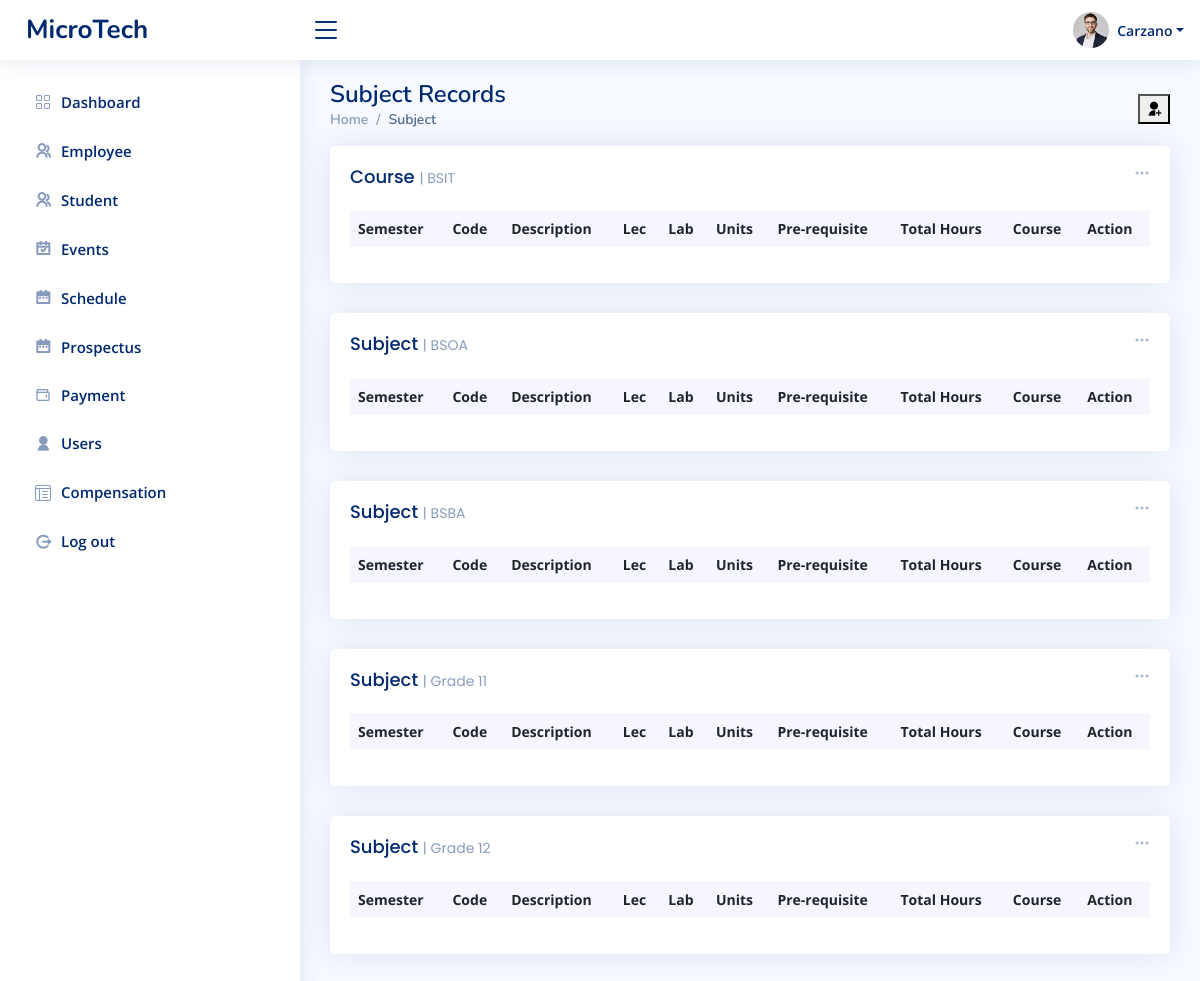
The app's page /admin/Subject.php (signed in), older data.
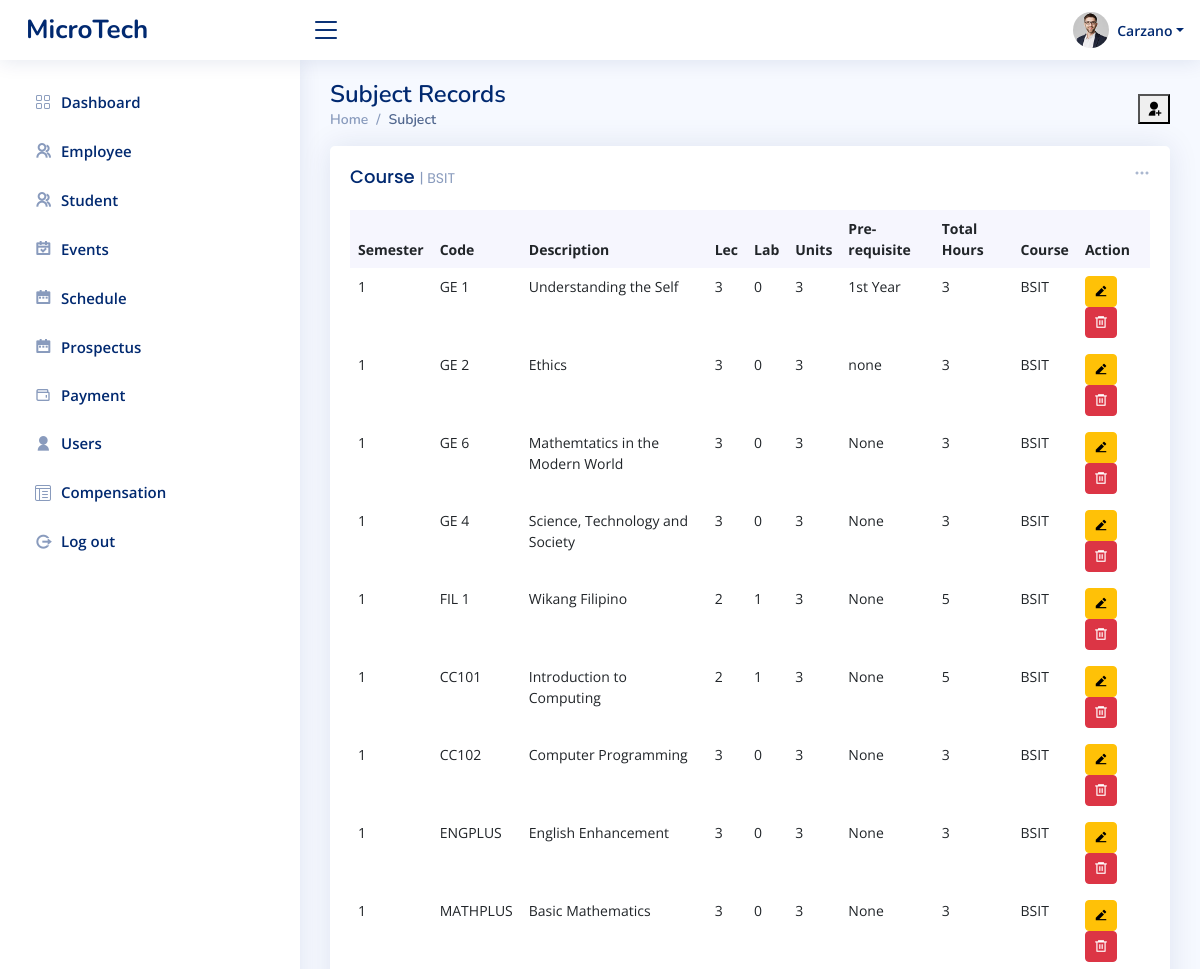
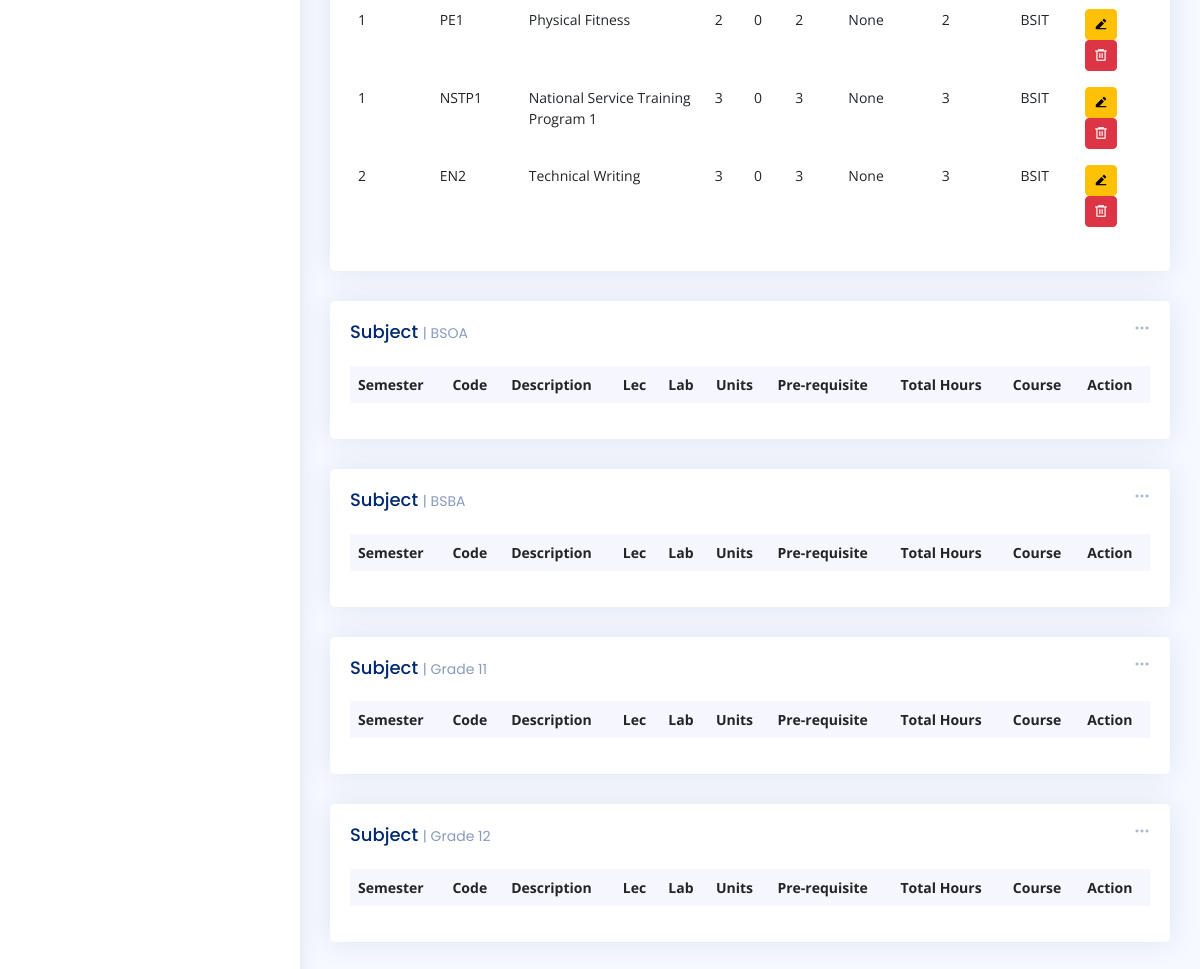
The same page, newer data (2 pictures, top to bottom).
### tables this page shows
CREATE TABLE `tbl_users` (
  `user_id` int(11) NOT NULL,
  `user_fname` varchar(50) NOT NULL,
  `user_lname` varchar(50) NOT NULL,
  `user_email` varchar(80) NOT NULL,
  `user_name` varchar(50) NOT NULL,
  `user_pass` varchar(100) NOT NULL,
  `user_role` varchar(20) NOT NULL
);

CREATE TABLE `tbl_subjects` (
  `id` int(11) NOT NULL,
  `year` int(11) NOT NULL,
  `semester` int(11) NOT NULL,
  `code` varchar(50) NOT NULL,
  `description` varchar(50) NOT NULL,
  `lec` int(11) NOT NULL,
  `lab` int(11) NOT NULL,
  `unit` int(11) NOT NULL,
  `pre_req` varchar(50) NOT NULL,
  `total` int(11) NOT NULL,
  `course` varchar(50) NOT NULL
);

### admin/Subject.php (the view, shortened to what this page needs)
<?php include_once "../templates/header.php"; ?>
<main id="main" class="main">
  <div class="pagetitle">
    <h1>Subject Records</h1>
    <button type="button" class="ri-user-add-fill tablebutton" data-bs-toggle="modal" data-bs-target="#verticalycentered"></button>
    <nav>
      <ol class="breadcrumb">
        <li class="breadcrumb-item"><a href="index.php">Home</a></li>
        <li class="breadcrumb-item active">Subject</li>
      </ol>
    </nav>
  </div>
  <section class="section dashboard">
    <div class="col-lg-12">
      <div class="row">
        <div class="col-12">
          <div class="card recent-sales overflow-auto">
            <div class="filter">
              <a class="icon" href="#" data-bs-toggle="dropdown"><i class="bi bi-three-dots"></i></a>
            </div>
            <div class="card-body">
              <h5 class="card-title">Course <span>| BSIT </span></h5>
              <table class="table table-borderless datatable">
                <thead>
                  <tr>
                    <th scope="col">Semester</th>
                    <th scope="col">Code</th>
                    <th scope="col">Description</th>
                    <th scope="col">Lec</th>
                    <th scope="col">Lab</th>
                    <th scope="col">Units</th>
                    <th scope="col">Pre-requisite</th>
                    <th scope="col">Total Hours</th>
                    <th scope="col">Course</th>
                    <th scope="col">Action</th>
                  </tr>
                </thead>
                <tbody>
                  <?php
                  $database = new Connection();
                  $db = $database->open();
                  try {
                    $sql = "SELECT * FROM tbl_subjects WHERE course = 'BSIT'";
                    foreach ($db->query($sql) as $subject) {
                  ?>
                      <tr>
                        <td><?php echo htmlspecialchars($subject['semester']); ?></td>
                        <td><?php echo htmlspecialchars($subject['code']); ?></td>
                        <td><?php echo htmlspecialchars($subject['description']); ?></td>
                        <td><?php echo htmlspecialchars($subject['lec']); ?></td>
                        <td><?php echo htmlspecialchars($subject['lab']); ?></td>
                        <td><?php echo htmlspecialchars($subject['unit']); ?></td>
                        <td><?php echo htmlspecialchars($subject['pre_req']); ?></td>
                        <td><?php echo htmlspecialchars($subject['total']); ?></td>
                        <td><?php echo htmlspecialchars($subject['course']); ?></td>
                        <td>
                          <button type="button" class="btn btn-sm btn-warning ri-edit-2-fill" data-bs-toggle="modal" data-bs-target="#editStudent<?php echo $subject['id']; ?>"></button>
                          <form method="POST" action="../admin/upload/delete_subject.php" onsubmit="return confirm('Are you sure you want to delete this subject?');" style="display:inline;">
                            <button type="submit" class="btn btn-sm btn-danger ri-delete-bin-6-line"></button>
                          </form>
                        </td>
                        <?php include('modals/form-edit-Student.php'); ?>
                      </tr>
                  <?php
                    }
                  } catch (PDOException $e) {
                    echo "There is some problem in connection: " . $e->getMessage();
                  }
                  ?>
                </tbody>
              </table>
            </div>
          </div>
        </div>
      </div>
    </div>
    <div class="col-lg-12">
      <div class="row">
        <div class="col-12">
          <div class="card recent-sales overflow-auto">
            <div class="filter">
              <a class="icon" href="#" data-bs-toggle="dropdown"><i class="bi bi-three-dots"></i></a>
            </div>
            <div class="card-body">
              <h5 class="card-title">Subject <span>| BSOA </span></h5>
              <table class="table table-borderless datatable">
                <thead>
                  <tr>
                    <th scope="col">Semester</th>
                    <th scope="col">Code</th>
                    <th scope="col">Description</th>
                    <th scope="col">Lec</th>
                    <th scope="col">Lab</th>
                    <th scope="col">Units</th>
                    <th scope="col">Pre-requisite</th>
                    <th scope="col">Total Hours</th>
                    <th scope="col">Course</th>
                    <th scope="col">Action</th>
                  </tr>
                </thead>
              </table>
            </div>
          </div>
        </div>
      </div>
    </div>
    <div class="col-lg-12">
      <div class="row">
        <div class="col-12">
          <div class="card recent-sales overflow-auto">
            <div class="filter">
              <a class="icon" href="#" data-bs-toggle="dropdown"><i class="bi bi-three-dots"></i></a>
            </div>
            <div class="card-body">
              <h5 class="card-title">Subject <span>| BSBA </span></h5>
              <table class="table table-borderless datatable">
                <thead>
                  <tr>
                    <th scope="col">Semester</th>
                    <th scope="col">Code</th>
                    <th scope="col">Description</th>
                    <th scope="col">Lec</th>
                    <th scope="col">Lab</th>
                    <th scope="col">Units</th>
                    <th scope="col">Pre-requisite</th>
                    <th scope="col">Total Hours</th>
                    <th scope="col">Course</th>
                    <th scope="col">Action</th>
                  </tr>
                </thead>
              </table>
            </div>
          </div>
        </div>
      </div>
    </div>
    <div class="col-lg-12">
      <div class="row">
        <div class="col-12">
          <div class="card recent-sales overflow-auto">
            <div class="filter">
              <a class="icon" href="#" data-bs-toggle="dropdown"><i class="bi bi-three-dots"></i></a>
            </div>
            <div class="card-body">
              <h5 class="card-title">Subject <span>| Grade 11 </span></h5>
              <table class="table table-borderless datatable">
                <thead>
                  <tr>
                    <th scope="col">Semester</th>
                    <th scope="col">Code</th>
                    <th scope="col">Description</th>
                    <th scope="col">Lec</th>
                    <th scope="col">Lab</th>
                    <th scope="col">Units</th>
                    <th scope="col">Pre-requisite</th>
                    <th scope="col">Total Hours</th>
                    <th scope="col">Course</th>
                    <th scope="col">Action</th>
                  </tr>
                </thead>
              </table>
            </div>
          </div>
        </div>
      </div>
    </div>
    <div class="col-lg-12">
      <div class="row">
        <div class="col-12">
          <div class="card recent-sales overflow-auto">
            <div class="filter">
              <a class="icon" href="#" data-bs-toggle="dropdown"><i class="bi bi-three-dots"></i></a>
            </div>
            <div class="card-body">
              <h5 class="card-title">Subject <span>| Grade 12 </span></h5>
              <table class="table table-borderless datatable">
                <thead>
                  <tr>
                    <th scope="col">Semester</th>
                    <th scope="col">Code</th>
                    <th scope="col">Description</th>
                    <th scope="col">Lec</th>
                    <th scope="col">Lab</th>
                    <th scope="col">Units</th>
                    <th scope="col">Pre-requisite</th>
                    <th scope="col">Total Hours</th>
                    <th scope="col">Course</th>
                    <th scope="col">Action</th>
                  </tr>
                </thead>
              </table>
            </div>
          </div>
        </div>
      </div>
    </div>
  </section>
</main>
<?php include_once "../templates/footer.php"; ?>

### templates/header.php (shortened to what this page needs)
<?php
include_once "includes/connect.php";
$userid = $_SESSION["login"];
$statements = $conn->prepare("SELECT * FROM tbl_users WHERE user_id = '$userid'");
$statements->execute();
$user = $statements->fetch(PDO::FETCH_ASSOC);
$lname = $user['user_lname'];
?>
<!DOCTYPE html>
<html lang="en">
<head>
  <link href="../assets/vendor/bootstrap/css/bootstrap.min.css" rel="stylesheet">
  <link href="../assets/vendor/bootstrap-icons/bootstrap-icons.css" rel="stylesheet">
  <link href="../assets/vendor/boxicons/css/boxicons.min.css" rel="stylesheet">
  <link href="../assets/vendor/quill/quill.snow.css" rel="stylesheet">
  <link href="../assets/vendor/quill/quill.bubble.css" rel="stylesheet">
  <link href="../assets/vendor/remixicon/remixicon.css" rel="stylesheet">
  <link href="../assets/vendor/simple-datatables/style.css" rel="stylesheet">
  <link href="../assets/css/style.css" rel="stylesheet">
</head>
<body>
  <header id="header" class="header fixed-top d-flex align-items-center">
    <div class="d-flex align-items-center justify-content-between">
      <a href="../admin/index.php" class="logo d-flex align-items-center">
        <span class="d-none d-lg-block">MicroTech</span>
      </a>
      <i class="bi bi-list toggle-sidebar-btn"></i>
    </div>
    <nav class="header-nav ms-auto">
      <ul class="d-flex align-items-center">
        <li class="nav-item dropdown pe-3">
          <a class="nav-link nav-profile d-flex align-items-center pe-0" href="#" data-bs-toggle="dropdown">
            <img src="../assets/img/profile-img.jpg" alt="Profile" class="rounded-circle">
            <span class="d-none d-md-block dropdown-toggle ps-2"><?php echo $lname ?></span>
          </a>
        </li>
      </ul>
    </nav>
  </header>
  <aside id="sidebar" class="sidebar">
    <ul class="sidebar-nav" id="sidebar-nav">
      <li class="nav-item">
        <a class="nav-link collapsed" href="../admin/index.php">
          <i class="bi bi-grid"></i>
          <span>Dashboard</span>
        </a>
      </li>
      <li class="nav-item">
        <a class="nav-link collapsed" href="../admin/employee.php">
          <i class="ri ri-group-line"></i>
          <span>Employee</span>
        </a>
      </li>
      <li class="nav-item">
        <a class="nav-link collapsed" href="../admin/studentRecords1.php">
          <i class="ri ri-group-line"></i>
          <span>Student</span>
        </a>
      </li>
      <li class="nav-item">
        <a class="nav-link collapsed" href="../admin/event.php">
          <i class="ri-calendar-check-line"></i>
          <span>Events</span>
        </a>
      </li>
      <li class="nav-item">
        <a class="nav-link collapsed" href="../admin/schedule.php">
          <i class="ri-calendar-2-fill"></i>
          <span>Schedule</span>
        </a>
      </li>
      <li class="nav-item">
        <a class="nav-link collapsed" href="../admin/subject.php">
          <i class="ri-calendar-2-fill"></i>
          <span>Prospectus</span>
        </a>
      </li>
      <li class="nav-item">
        <a class="nav-link collapsed" href="../admin/payment.php">
          <i class="bx bx-wallet"></i>
          <span>Payment</span>
        </a>
      </li>
      <li class="nav-item">
        <a class="nav-link collapsed" href="../admin/user.php">
          <i class="ri-user-fill"></i>
          <span>Users</span>
        </a>
      </li>
      <li class="nav-item">
        <a class="nav-link collapsed" href="../admin/compensation.php">
          <i class="bi bi-layout-text-window-reverse"></i>
          <span>Compensation</span>
        </a>
      </li>
      <li class="nav-item">
        <a class="nav-link collapsed" href="../admin/includes/logout.inc.php">
          <i class="ri-logout-circle-r-line"></i>
          <span>Log out</span>
        </a>
      </li>
    </ul>
  </aside>

### templates/footer.php (shortened to what this page needs)
</body>
</html>

### admin/modals/form-edit-student.php (shortened to what this page needs)
</div>

### assets/css/style.css (style rules this page uses)
:root { scroll-behavior: smooth; }
body { font-family: "Open Sans", sans-serif; background: #f6f9ff; color: #444444; }
a { color: #4154f1; text-decoration: none; }
h1, h2, h3, h4, h5, h6 { font-family: "Nunito", sans-serif; }
#main { margin-top: 60px; padding: 20px 30px; transition: all 0.3s; }
.pagetitle { margin-bottom: 10px; }
.pagetitle h1 { font-size: 24px; margin-bottom: 0; font-weight: 600; color: #012970; }
.card { margin-bottom: 30px; border: none; border-radius: 5px; box-shadow: 0px 0 30px rgba(1, 41, 112, 0.1); }
.card-title { padding: 20px 0 15px 0; font-size: 18px; font-weight: 500; color: #012970; font-family: "Poppins", sans-serif; }
.card-title span { color: #899bbd; font-size: 14px; font-weight: 400; }
.card-body { padding: 0 20px 20px 20px; }
.breadcrumb { font-size: 14px; font-family: "Nunito", sans-serif; color: #899bbd; font-weight: 600; }
.breadcrumb a { color: #899bbd; transition: 0.3s; }
.breadcrumb .breadcrumb-item::before { color: #899bbd; }
.breadcrumb .active { color: #51678f; font-weight: 600; }
.logo { line-height: 1; }
@media (min-width: 1200px) { .logo { width: 280px; } }
.logo span { font-size: 26px; font-weight: 700; color: #012970; font-family: "Nunito", sans-serif; }
.header { transition: all 0.5s; z-index: 997; height: 60px; box-shadow: 0px 2px 20px rgba(1, 41, 112, 0.1); background-color: #fff; padding-left: 20px; }
.header .toggle-sidebar-btn { font-size: 32px; padding-left: 10px; cursor: pointer; color: #012970; }
.header-nav ul { list-style: none; }
.header-nav>ul { margin: 0; padding: 0; }
.header-nav .nav-profile { color: #012970; }
.header-nav .nav-profile img { max-height: 36px; }
.header-nav .nav-profile span { font-size: 14px; font-weight: 600; }
.sidebar { position: fixed; top: 60px; left: 0; bottom: 0; width: 300px; z-index: 996; transition: all 0.3s; padding: 20px; overflow-y: auto; scrollbar-width: thin; scrollbar-color: #aab7cf transparent; box-shadow: 0px 0px 20px rgba(1, 41, 112, 0.1); background-color: #fff; }
@media (min-width: 1200px) { #main, #footer { margin-left: 300px; } }
.sidebar-nav { padding: 0; margin: 0; list-style: none; }
.sidebar-nav li { padding: 0; margin: 0; list-style: none; }
.sidebar-nav .nav-item { margin-bottom: 5px; }
.sidebar-nav .nav-link { display: flex; align-items: center; font-size: 15px; font-weight: 600; color: #4154f1; transition: 0.3; background: #f6f9ff; padding: 10px 15px; border-radius: 4px; }
.sidebar-nav .nav-link i { font-size: 16px; margin-right: 10px; color: #4154f1; }
.sidebar-nav .nav-link.collapsed { color: #012970; background: #fff; }
.sidebar-nav .nav-link.collapsed i { color: #899bbd; }
.dashboard .filter { position: absolute; right: 0px; top: 15px; }
.dashboard .filter .icon { color: #aab7cf; padding-right: 20px; padding-bottom: 5px; transition: 0.3s; font-size: 16px; }
.tablebutton { float: right !important; margin: -15px 0 0 0 !important; }
.dashboard .recent-sales { font-size: 14px; }
.dashboard .recent-sales .table thead { background: #f6f6fe; }
.dashboard .recent-sales .table thead th { border: 0; }

Row changes from the older to the newer data that the page shows:
added tbl_subjects: semester "1", code "GE 1", description "Understanding the Self", lec "3", lab "0", unit "3", pre_req "1st Year", total "3", course "BSIT"
added tbl_subjects: semester "1", code "GE 2", description "Ethics", lec "3", lab "0", unit "3", pre_req "none", total "3", course "BSIT"
added tbl_subjects: semester "1", code "GE 6", description "Mathemtatics in the Modern World", lec "3", lab "0", unit "3", pre_req "None", total "3", course "BSIT"
added tbl_subjects: semester "1", code "GE 4", description "Science, Technology and Society", lec "3", lab "0", unit "3", pre_req "None", total "3", course "BSIT"
added tbl_subjects: semester "1", code "FIL 1", description "Wikang Filipino", lec "2", lab "1", unit "3", pre_req "None", total "5", course "BSIT"
added tbl_subjects: semester "1", code "CC101", description "Introduction to Computing", lec "2", lab "1", unit "3", pre_req "None", total "5", course "BSIT"
added tbl_subjects: semester "1", code "CC102", description "Computer Programming", lec "3", lab "0", unit "3", pre_req "None", total "3", course "BSIT"
added tbl_subjects: semester "1", code "ENGPLUS", description "English Enhancement", lec "3", lab "0", unit "3", pre_req "None", total "3", course "BSIT"
added tbl_subjects: semester "1", code "MATHPLUS", description "Basic Mathematics", lec "3", lab "0", unit "3", pre_req "None", total "3", course "BSIT"
added tbl_subjects: semester "1", code "PE1", description "Physical Fitness", lec "2", lab "0", unit "2", pre_req "None", total "2", course "BSIT"
added tbl_subjects: semester "1", code "NSTP1", description "National Service Training Program 1", lec "3", lab "0", unit "3", pre_req "None", total "3", course "BSIT"
added tbl_subjects: semester "2", code "EN2", description "Technical Writing", lec "3", lab "0", unit "3", pre_req "None", total "3", course "BSIT"
